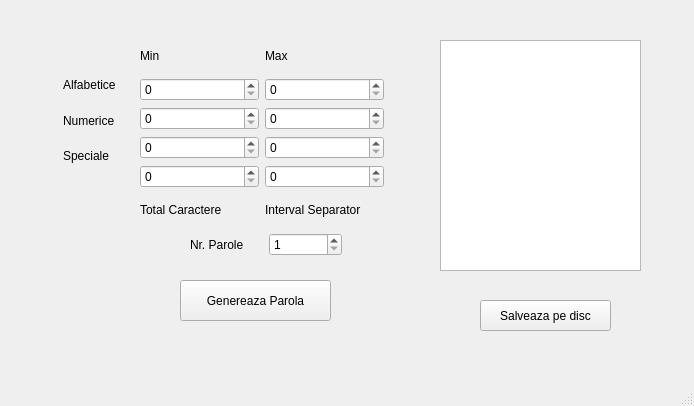
<?xml version="1.0" encoding="UTF-8"?>
<ui version="4.0">
 <class>MainWindow</class>
 <widget class="QMainWindow" name="MainWindow">
  <property name="geometry">
   <rect>
    <x>0</x>
    <y>0</y>
    <width>694</width>
    <height>406</height>
   </rect>
  </property>
  <property name="windowTitle">
   <string>MainWindow</string>
  </property>
  <widget class="QWidget" name="centralwidget">
   <widget class="QPushButton" name="btnGenerare">
    <property name="geometry">
     <rect>
      <x>180</x>
      <y>280</y>
      <width>151</width>
      <height>41</height>
     </rect>
    </property>
    <property name="text">
     <string>Genereaza Parola</string>
    </property>
   </widget>
   <widget class="QWidget" name="layoutWidget">
    <property name="geometry">
     <rect>
      <x>140</x>
      <y>40</y>
      <width>244</width>
      <height>186</height>
     </rect>
    </property>
    <layout class="QGridLayout" name="gridLayout_3">
     <item row="0" column="0">
      <widget class="QLabel" name="label_valoareMin">
       <property name="text">
        <string>Min</string>
       </property>
      </widget>
     </item>
     <item row="0" column="1">
      <widget class="QLabel" name="label_valoareMax">
       <property name="text">
        <string>Max</string>
       </property>
      </widget>
     </item>
     <item row="1" column="0" colspan="2">
      <layout class="QGridLayout" name="gridLayout_2">
       <item row="1" column="0">
        <widget class="QSpinBox" name="spinTotalCaractere"/>
       </item>
       <item row="0" column="0" colspan="2">
        <layout class="QGridLayout" name="gridLayout">
         <item row="1" column="1">
          <widget class="QSpinBox" name="spinMaxCifre"/>
         </item>
         <item row="1" column="0">
          <widget class="QSpinBox" name="spinMinCifre"/>
         </item>
         <item row="0" column="0">
          <widget class="QSpinBox" name="spinMinAlfabetice"/>
         </item>
         <item row="2" column="0">
          <widget class="QSpinBox" name="spinMinSpeciale"/>
         </item>
         <item row="0" column="1">
          <widget class="QSpinBox" name="spinMaxAlfabetice"/>
         </item>
         <item row="2" column="1">
          <widget class="QSpinBox" name="spinMaxSpeciale"/>
         </item>
        </layout>
       </item>
       <item row="1" column="1">
        <widget class="QSpinBox" name="spinIntervalSeparator"/>
       </item>
      </layout>
     </item>
     <item row="2" column="0">
      <widget class="QLabel" name="label_totalCaractere">
       <property name="text">
        <string>Total Caractere</string>
       </property>
      </widget>
     </item>
     <item row="2" column="1">
      <widget class="QLabel" name="label_intervalSeparator">
       <property name="text">
        <string>Interval Separator</string>
       </property>
      </widget>
     </item>
    </layout>
   </widget>
   <widget class="QWidget" name="layoutWidget">
    <property name="geometry">
     <rect>
      <x>63</x>
      <y>70</y>
      <width>74</width>
      <height>101</height>
     </rect>
    </property>
    <layout class="QVBoxLayout" name="verticalLayout">
     <item>
      <widget class="QLabel" name="label_alfabetice">
       <property name="text">
        <string>Alfabetice</string>
       </property>
      </widget>
     </item>
     <item>
      <widget class="QLabel" name="label_numerice">
       <property name="text">
        <string>Numerice</string>
       </property>
      </widget>
     </item>
     <item>
      <widget class="QLabel" name="label_speciale">
       <property name="text">
        <string>Speciale</string>
       </property>
      </widget>
     </item>
    </layout>
   </widget>
   <widget class="QWidget" name="layoutWidget">
    <property name="geometry">
     <rect>
      <x>190</x>
      <y>230</y>
      <width>152</width>
      <height>30</height>
     </rect>
    </property>
    <layout class="QHBoxLayout" name="horizontalLayout">
     <item>
      <widget class="QLabel" name="label_nrParole">
       <property name="text">
        <string>Nr. Parole</string>
       </property>
      </widget>
     </item>
     <item>
      <widget class="QSpinBox" name="spin_nrParole">
       <property name="minimum">
        <number>1</number>
       </property>
       <property name="maximum">
        <number>10000</number>
       </property>
      </widget>
     </item>
    </layout>
   </widget>
   <widget class="QTextEdit" name="txtparola">
    <property name="geometry">
     <rect>
      <x>440</x>
      <y>40</y>
      <width>201</width>
      <height>231</height>
     </rect>
    </property>
   </widget>
   <widget class="QPushButton" name="btnSalvare">
    <property name="geometry">
     <rect>
      <x>480</x>
      <y>300</y>
      <width>131</width>
      <height>31</height>
     </rect>
    </property>
    <property name="text">
     <string>Salveaza pe disc</string>
    </property>
   </widget>
   <widget class="QWidget" name="">
    <property name="geometry">
     <rect>
      <x>440</x>
      <y>270</y>
      <width>201</width>
      <height>21</height>
     </rect>
    </property>
    <layout class="QHBoxLayout" name="horizontalLayout_2">
     <item>
      <widget class="QLabel" name="label_semafor1">
       <property name="text">
        <string/>
       </property>
      </widget>
     </item>
     <item>
      <widget class="QLabel" name="label_semafor2">
       <property name="text">
        <string/>
       </property>
      </widget>
     </item>
     <item>
      <widget class="QLabel" name="label_semafor3">
       <property name="text">
        <string/>
       </property>
      </widget>
     </item>
    </layout>
   </widget>
  </widget>
  <widget class="QMenuBar" name="menubar">
   <property name="geometry">
    <rect>
     <x>0</x>
     <y>0</y>
     <width>694</width>
     <height>24</height>
    </rect>
   </property>
  </widget>
  <widget class="QStatusBar" name="statusbar"/>
 </widget>
 <resources/>
 <connections/>
</ui>
